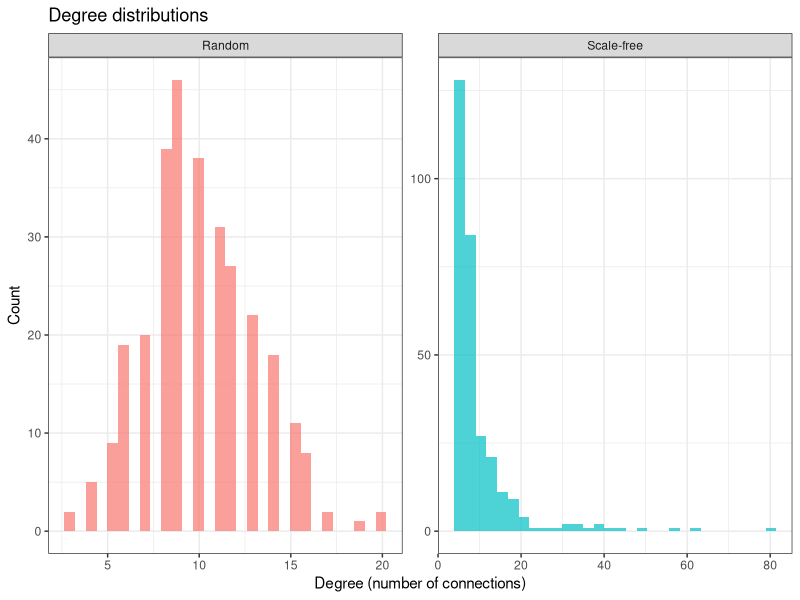

The R script that drew this image:
library(igraph)
library(ggplot2)

# -------------------------------------------------------
# Stochastic SIR on a network
# -------------------------------------------------------
sim_network_sir <- function(g, beta, gamma, seed_node = 1, tmax = 80) {
  n     <- vcount(g)
  state <- rep("S", n)
  state[seed_node] <- "I"

  times <- 0
  S_ts  <- sum(state == "S")
  I_ts  <- sum(state == "I")
  R_ts  <- sum(state == "R")

  t <- 0
  while (sum(state == "I") > 0 && t < tmax) {
    t         <- t + 1
    new_state <- state

    for (v in which(state == "I")) {
      # Each infected node recovers with probability gamma
      if (runif(1) < gamma) {
        new_state[v] <- "R"
        next
      }
      # Each infected node tries to infect susceptible neighbours
      nbrs <- as.integer(neighbors(g, v))
      for (u in nbrs) {
        if (state[u] == "S" && runif(1) < beta) {
          new_state[u] <- "I"
        }
      }
    }

    state <- new_state
    times <- c(times, t)
    S_ts  <- c(S_ts, sum(state == "S"))
    I_ts  <- c(I_ts, sum(state == "I"))
    R_ts  <- c(R_ts, sum(state == "R"))
  }

  data.frame(time = times, S = S_ts, I = I_ts, R = R_ts)
}

# -------------------------------------------------------
# Build networks
# -------------------------------------------------------
set.seed(42)
n_nodes <- 300

# Random (Erdős–Rényi): each pair connected with probability p
g_random <- sample_gnp(n_nodes, p = 0.033)

# Scale-free (Barabási–Albert): preferential attachment, m new edges per node
g_scalefree <- sample_pa(n_nodes, m = 5, directed = FALSE)

cat("Random network    - mean degree:", round(mean(degree(g_random)), 1),
    " max degree:", max(degree(g_random)), "\n")

# -------------------------------------------------------
# Degree distributions
# -------------------------------------------------------
deg_df <- rbind(
  data.frame(degree = degree(g_random),    network = "Random"),
  data.frame(degree = degree(g_scalefree), network = "Scale-free")
)

ggplot(deg_df, aes(x = degree, fill = network)) +
  geom_histogram(bins = 30, alpha = 0.7, position = "identity") +
  facet_wrap(~network, scales = "free") +
  labs(x = "Degree (number of connections)", y = "Count",
       title = "Degree distributions") +
  theme_bw() +
  theme(legend.position = "none")
